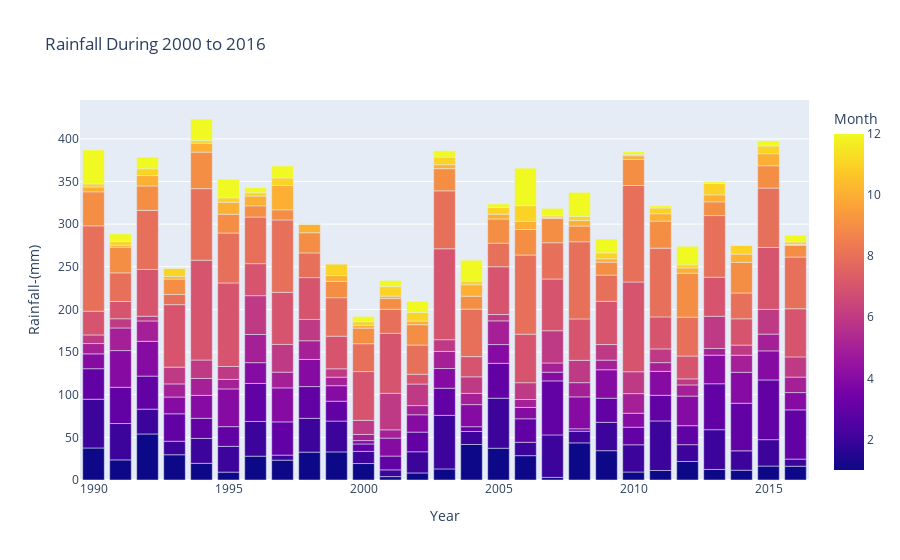

This figure's notebook cell:
### Code cell
import plotly.express as px
plt.figure(figsize=(15,8))
graph=px.bar(data.loc[(data.Year>=1990)],x="Year",y="Rainfall-(mm)",hover_name='Month',color='Month',title='Rainfall During 2000 to 2016')
graph.show()

### Figure 1 — Plotly figure (JSON) as saved in the notebook; plotly's stock layout.template omitted (floating-point values rounded to 4 significant figures; data arrays with more than 128 entries replaced by an {"elided": "..."} marker saying what was removed)
{"data": [{"alignmentgroup": "True", "hovertemplate": "<b>%{hovertext}</b><br><br>Year=%{x}<br>Rainfall-(mm)=%{y}<br>Month=%{marker.color}<extra></extra>", "hovertext": {"elided": "324 int values"}, "legendgroup": "", "marker": {"color": {"elided": "324 int values"}, "coloraxis": "coloraxis"}, "name": "", "offsetgroup": "", "orientation": "v", "showlegend": false, "textposition": "auto", "type": "bar", "x": {"elided": "324 int values"}, "xaxis": "x", "y": {"elided": "324 float values"}, "yaxis": "y"}], "layout": {"barmode": "relative", "coloraxis": {"colorbar": {"title": {"text": "Month"}}, "colorscale": [[0, "#0d0887"], [0.1111, "#46039f"], [0.2222, "#7201a8"], [0.3333, "#9c179e"], [0.4444, "#bd3786"], [0.5556, "#d8576b"], [0.6667, "#ed7953"], [0.7778, "#fb9f3a"], [0.8889, "#fdca26"], [1, "#f0f921"]]}, "legend": {"tracegroupgap": 0}, "title": {"text": "Rainfall During 2000 to 2016"}, "xaxis": {"anchor": "y", "domain": [0, 1], "title": {"text": "Year"}}, "yaxis": {"anchor": "x", "domain": [0, 1], "title": {"text": "Rainfall-(mm)"}}}}
